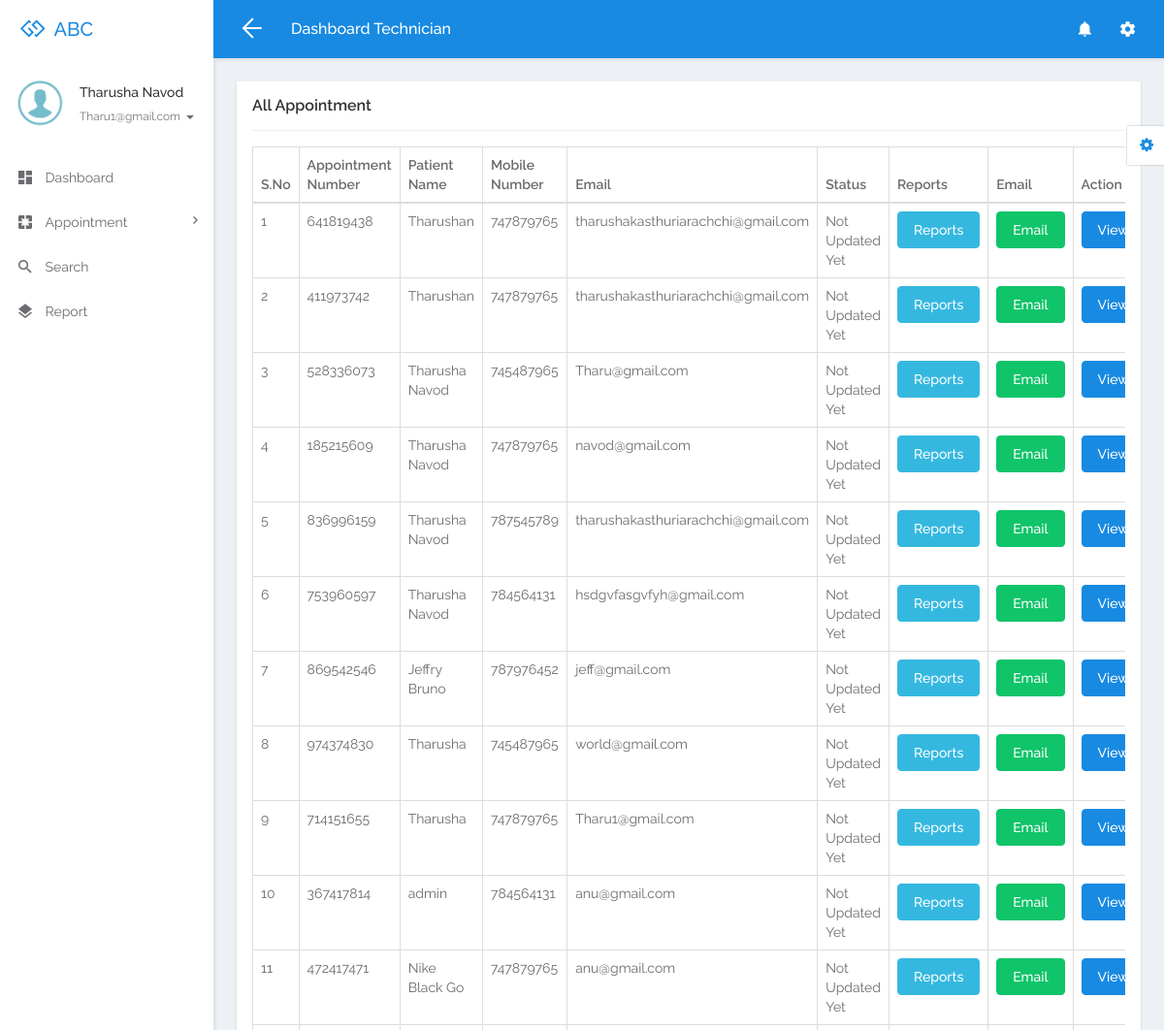
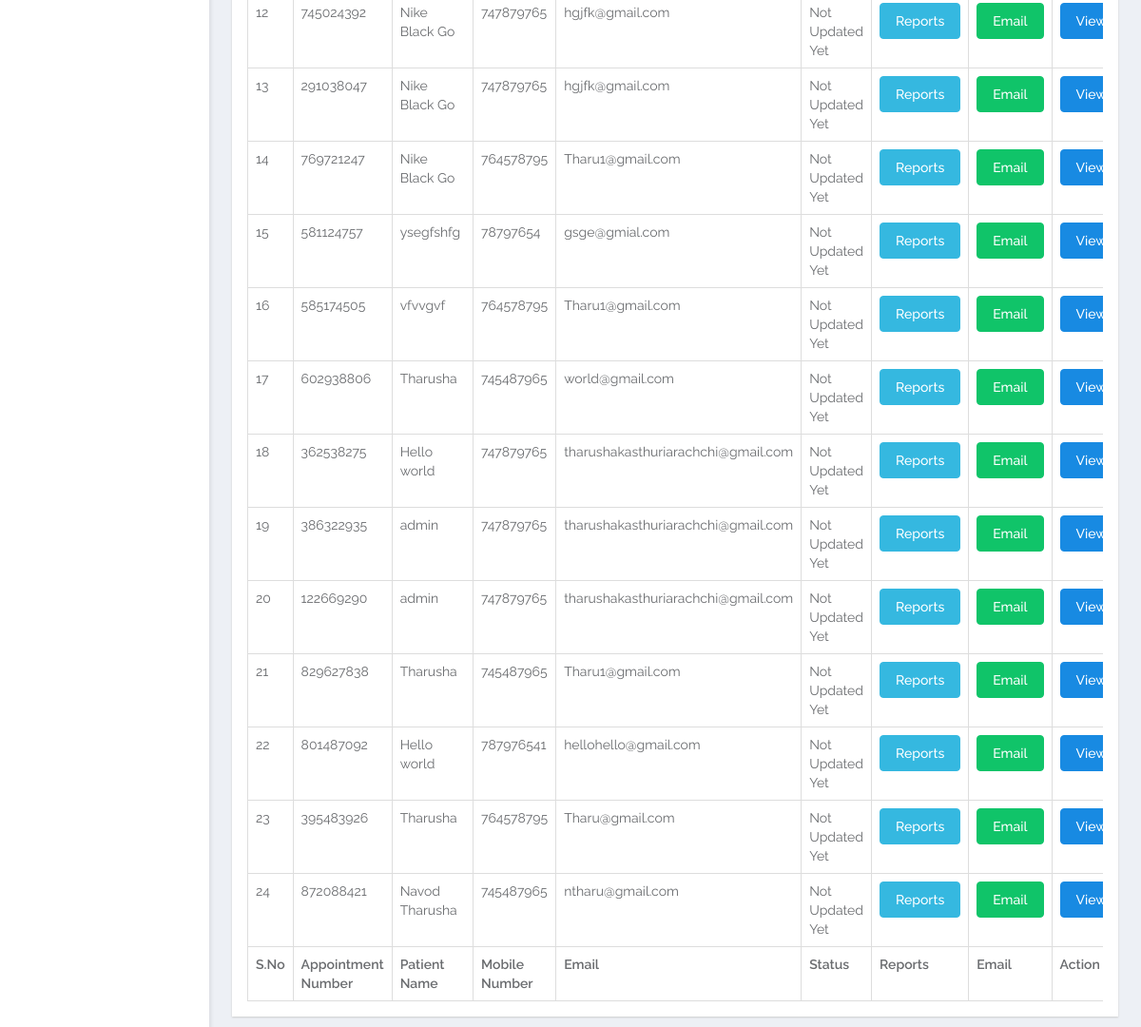
The page /technician/all-appointment.php (signed in) on the database its author committed (2 pictures, top to bottom).
### tables this page shows
CREATE TABLE `tbltechnician` (
  `ID` int(5) NOT NULL,
  `FullName` varchar(250) DEFAULT NULL,
  `MobileNumber` bigint(10) DEFAULT NULL,
  `Email` varchar(250) DEFAULT NULL,
  `Password` varchar(259) DEFAULT NULL,
  `CreationDate` timestamp NULL DEFAULT current_timestamp()
);

CREATE TABLE `tblappointmentp` (
  `ID` int(10) NOT NULL,
  `AppointmentNumber` int(10) DEFAULT NULL,
  `Name` varchar(250) DEFAULT NULL,
  `MobileNumber` bigint(20) DEFAULT NULL,
  `Email` varchar(250) DEFAULT NULL,
  `AppointmentDate` date DEFAULT NULL,
  `AppointmentTime` time DEFAULT NULL,
  `Test` varchar(250) DEFAULT NULL,
  `Message` mediumtext DEFAULT NULL,
  `ApplyDate` timestamp NULL DEFAULT current_timestamp(),
  `Remark` varchar(250) DEFAULT NULL,
  `Status` varchar(250) DEFAULT NULL,
  `UpdationDate` timestamp NULL DEFAULT NULL ON UPDATE current_timestamp(),
  `patientID` int(10) DEFAULT NULL
);

### technician/all-appointment.php (the view, shortened to what this page needs)
<?php
class AppointmentSystem {
    private $db;
    public function __construct($db) {
        $this->db = $db;
    }
    public function getAppointments() {
        $sql = "SELECT * FROM tblappointmentp";
        $query = $this->db->prepare($sql);
        $query->execute();
        return $query->fetchAll(PDO::FETCH_OBJ);
    }
}
include('includes/dbconnection.php');
$appointmentSystem = new AppointmentSystem($dbh);
$appointmentSystem->checkSession();
$appointments = $appointmentSystem->getAppointments();
?>
<!DOCTYPE html>
<html lang="en">
<head>
    <link rel="stylesheet" href="libs/bower/font-awesome/css/font-awesome.min.css">
    <link rel="stylesheet" href="libs/bower/material-design-iconic-font/dist/css/material-design-iconic-font.css">
    <link rel="stylesheet" href="libs/bower/animate.css/animate.min.css">
    <link rel="stylesheet" href="libs/bower/fullcalendar/dist/fullcalendar.min.css">
    <link rel="stylesheet" href="libs/bower/perfect-scrollbar/css/perfect-scrollbar.css">
    <link rel="stylesheet" href="assets/css/bootstrap.css">
    <link rel="stylesheet" href="assets/css/core.css">
    <link rel="stylesheet" href="assets/css/app.css">
</head>
<body class="menubar-left menubar-unfold menubar-light theme-primary">
<?php include_once('includes/sidebar.php');?>
<main id="app-main" class="app-main">
    <div class="wrap">
        <section class="app-content">
            <div class="row">
                <div class="col-md-12">
                    <div class="widget">
                        <header class="widget-header">
                            <h4 class="widget-title">All Appointment</h4>
                        </header>
                        <hr class="widget-separator">
                        <div class="widget-body">
                            <div class="table-responsive">
                                <table class="table table-bordered table-hover js-basic-example dataTable table-custom">
                                    <thead>
                                    <tr>
                                        <th>S.No</th>
                                        <th>Appointment Number</th>
                                        <th>Patient Name</th>
                                        <th>Mobile Number</th>
                                        <th>Email</th>
                                        <th>Status</th>
                                        <th>Reports</th>
                                        <th>Email</th>
                                        <th>Action</th>
                                    </tr>
                                    </thead>
                                    <tbody>
                                    <?php
                                    $cnt = 1;
                                    foreach ($appointments as $row) {
                                        ?>
                                        <tr>
                                            <td><?php echo htmlentities($cnt); ?></td>
                                            <td><?php echo htmlentities($row->AppointmentNumber); ?></td>
                                            <td><?php echo htmlentities($row->Name); ?></td>
                                            <td><?php echo htmlentities($row->MobileNumber); ?></td>
                                            <td><?php echo htmlentities($row->Email); ?></td>
                                            <td><?php echo ($row->Status == "") ? "Not Updated Yet" : htmlentities($row->Status); ?></td>
                                            <td>
                                                <a href="../report/index.php?appointment_id=<?php echo htmlentities($row->ID); ?>" class="btn btn-info">Reports</a>
                                            </td>
                                            <td>
                                                <a href="index.php?email=<?php echo htmlentities($row->Email); ?>" class="btn btn-success">Email</a>
                                            </td>
                                            <td><a href="view-appointment-detail.php?editid=<?php echo htmlentities($row->ID); ?>&amp;aptid=<?php echo htmlentities($row->AppointmentNumber); ?>" class="btn btn-primary">View</a></td>
                                        </tr>
                                        <?php
                                        $cnt = $cnt + 1;
                                    }
                                    ?>
                                    </tbody>
                                    <tfoot>
                                    <tr>
                                        <th>S.No</th>
                                        <th>Appointment Number</th>
                                        <th>Patient Name</th>
                                        <th>Mobile Number</th>
                                        <th>Email</th>
                                        <th>Status</th>
                                        <th>Reports</th>
                                        <th>Email</th>
                                        <th>Action</th>
                                    </tr>
                                    </tfoot>
                                </table>
                            </div>
                        </div>
                    </div>
                </div>
            </div>
        </section>
    </div>
</main>
<?php include_once('includes/customizer.php');?>
</body>
</html>

### technician/includes/sidebar.php (shortened to what this page needs)
<aside id="menubar" class="menubar light">
  <div class="app-user">
    <div class="media">
      <div class="media-left">
        <div class="avatar avatar-md avatar-circle">
          <a href="javascript:void(0)"><img class="img-responsive" src="assets/images/images.png" alt="avatar"/></a>
        </div>
      </div>
      <div class="media-body">
        <div class="foldable">
          <?php
$pid=$_SESSION['damsid'];
$sql="SELECT FullName,Email from  tbltechnician where ID=:pid";
$query = $dbh -> prepare($sql);
$query->bindParam(':pid',$pid,PDO::PARAM_STR);
$query->execute();
$results=$query->fetchAll(PDO::FETCH_OBJ);
foreach($results as $row)
{
$email=$row->Email;
$fname=$row->FullName;
}   ?>
          <h5><a href="javascript:void(0)" class="username"><?php  echo $fname ;?></a></h5>
          <ul>
            <li class="dropdown">
              <a href="javascript:void(0)" class="dropdown-toggle usertitle" data-toggle="dropdown" aria-haspopup="true" aria-expanded="false">
                <small><?php  echo $email;?></small>
                <span class="caret"></span>
              </a>
            </li>
          </ul>
        </div>
      </div>
    </div>
  </div>
  <div class="menubar-scroll">
    <div class="menubar-scroll-inner">
      <ul class="app-menu">
        <li class="has-submenu">
          <a href="dashboard.php">
            <i class="menu-icon zmdi zmdi-view-dashboard zmdi-hc-lg"></i>
            <span class="menu-text">Dashboard</span>
          </a>
        </li>
       <li class="has-submenu">
          <a href="javascript:void(0)" class="submenu-toggle">
            <i class="menu-icon zmdi zmdi-pages zmdi-hc-lg"></i>
            <span class="menu-text">Appointment</span>
            <i class="menu-caret zmdi zmdi-hc-sm zmdi-chevron-right"></i>
          </a>
        </li>
        <li>
          <a href="search.php">
            <i class="menu-icon zmdi zmdi-search zmdi-hc-lg"></i>
            <span class="menu-text">Search</span>
          </a>
        </li>
        <li>
          <a href="appointment-bwdates.php">
            <i class="menu-icon zmdi zmdi-layers zmdi-hc-lg"></i>
            <span class="menu-text">Report</span>
          </a>
        </li>
      </ul>
    </div>
  </div>
</aside>

### rows shown on the page
tbltechnician: FullName "Tharusha Navod", Email "Tharu1@gmail.com"
tblappointmentp: AppointmentNumber "641819438", Name "Tharushan", MobileNumber "747879765", Email "tharushakasthuriarachchi@gmail.com", shows "Not Updated Yet"
tblappointmentp: AppointmentNumber "411973742", Name "Tharushan", MobileNumber "747879765", Email "tharushakasthuriarachchi@gmail.com", shows "Not Updated Yet"
tblappointmentp: AppointmentNumber "528336073", Name "Tharusha Navod", MobileNumber "745487965", Email "Tharu@gmail.com", shows "Not Updated Yet"
tblappointmentp: AppointmentNumber "185215609", Name "Tharusha Navod", MobileNumber "747879765", Email "navod@gmail.com", shows "Not Updated Yet"
tblappointmentp: AppointmentNumber "836996159", Name "Tharusha Navod", MobileNumber "787545789", Email "tharushakasthuriarachchi@gmail.com", shows "Not Updated Yet"
tblappointmentp: AppointmentNumber "753960597", Name "Tharusha Navod", MobileNumber "784564131", Email "hsdgvfasgvfyh@gmail.com", shows "Not Updated Yet"
tblappointmentp: AppointmentNumber "869542546", Name "Jeffry Bruno", MobileNumber "787976452", Email "jeff@gmail.com", shows "Not Updated Yet"
tblappointmentp: AppointmentNumber "974374830", Name "Tharusha", MobileNumber "745487965", Email "world@gmail.com", shows "Not Updated Yet"
tblappointmentp: AppointmentNumber "714151655", Name "Tharusha", MobileNumber "747879765", Email "Tharu1@gmail.com", shows "Not Updated Yet"
tblappointmentp: AppointmentNumber "367417814", Name "admin", MobileNumber "784564131", Email "anu@gmail.com", shows "Not Updated Yet"
tblappointmentp: AppointmentNumber "472417471", Name "Nike Black Go", MobileNumber "747879765", Email "anu@gmail.com", shows "Not Updated Yet"
tblappointmentp: AppointmentNumber "745024392", Name "Nike Black Go", MobileNumber "747879765", Email "hgjfk@gmail.com", shows "Not Updated Yet"
tblappointmentp: AppointmentNumber "291038047", Name "Nike Black Go", MobileNumber "747879765", Email "hgjfk@gmail.com", shows "Not Updated Yet"
tblappointmentp: AppointmentNumber "769721247", Name "Nike Black Go", MobileNumber "764578795", Email "Tharu1@gmail.com", shows "Not Updated Yet"
tblappointmentp: AppointmentNumber "581124757", Name "ysegfshfg", MobileNumber "78797654", Email "gsge@gmial.com", shows "Not Updated Yet"
tblappointmentp: AppointmentNumber "585174505", Name "vfvvgvf", MobileNumber "764578795", Email "Tharu1@gmail.com", shows "Not Updated Yet"
tblappointmentp: AppointmentNumber "602938806", Name "Tharusha", MobileNumber "745487965", Email "world@gmail.com", shows "Not Updated Yet"
tblappointmentp: AppointmentNumber "362538275", Name "Hello world", MobileNumber "747879765", Email "tharushakasthuriarachchi@gmail.com", shows "Not Updated Yet"
tblappointmentp: AppointmentNumber "386322935", Name "admin", MobileNumber "747879765", Email "tharushakasthuriarachchi@gmail.com", shows "Not Updated Yet"
tblappointmentp: AppointmentNumber "122669290", Name "admin", MobileNumber "747879765", Email "tharushakasthuriarachchi@gmail.com", shows "Not Updated Yet"
tblappointmentp: AppointmentNumber "829627838", Name "Tharusha", MobileNumber "745487965", Email "Tharu1@gmail.com", shows "Not Updated Yet"
tblappointmentp: AppointmentNumber "801487092", Name "Hello world", MobileNumber "787976541", Email "hellohello@gmail.com", shows "Not Updated Yet"
tblappointmentp: AppointmentNumber "395483926", Name "Tharusha", MobileNumber "764578795", Email "Tharu@gmail.com", shows "Not Updated Yet"
tblappointmentp: AppointmentNumber "872088421", Name "Navod Tharusha", MobileNumber "745487965", Email "ntharu@gmail.com", shows "Not Updated Yet"
